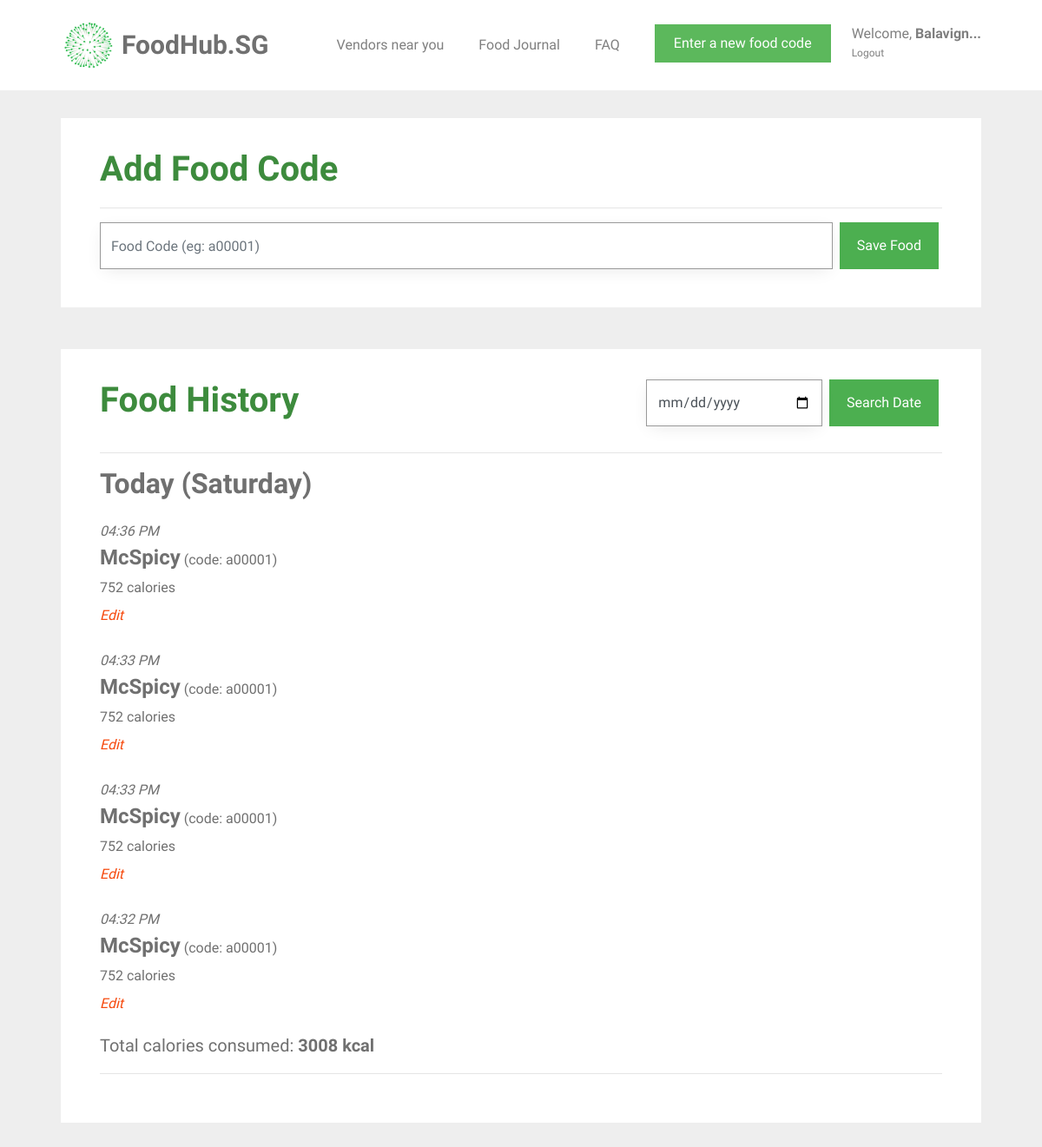
Page /food_journal (signed in) on the earlier database version.
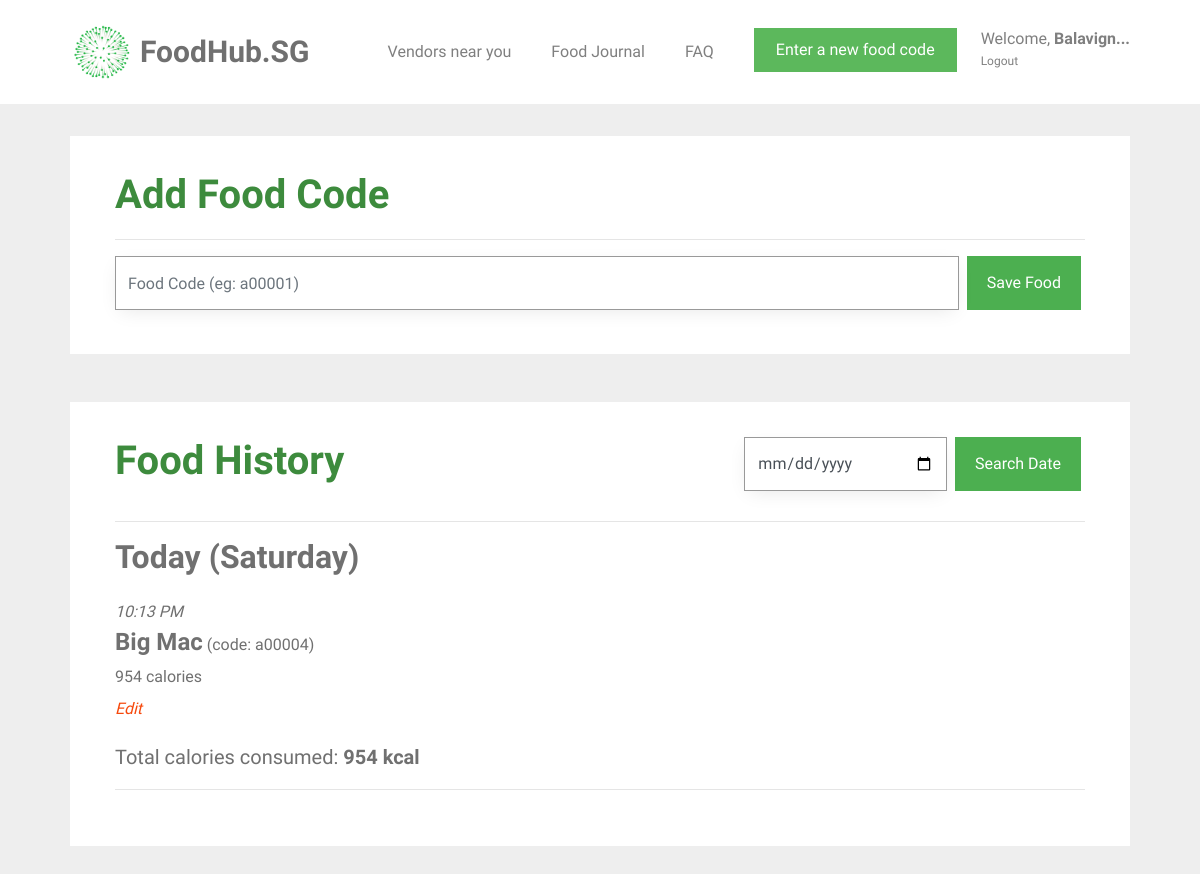
Same page on the later database version.
### tables this page shows
CREATE TABLE food_entry (
  id INTEGER PRIMARY KEY AUTOINCREMENT,
  creator_id INTEGER NOT NULL,
  created TIMESTAMP NOT NULL DEFAULT (datetime('now','localtime')),
  food_code VARCHAR(6) NOT NULL,
  food_name TEXT NOT NULL,
  calories INT NOT NULL,
  FOREIGN KEY (creator_id) REFERENCES user (id)
);

### foodhubsg/food.py (the view, shortened to what this page needs)
@bp.route('/food_journal', methods=('GET', 'POST'))
@login_required
def food_journal():
    db = get_db()
    food_items = db.execute(
        'SELECT f.id, creator_id, food_name, created, calories, food_code, email'
        ' FROM food_entry f JOIN user u ON f.creator_id = u.id'
        ' WHERE f.creator_id = ?'
        ' ORDER BY datetime(created) DESC',
        (g.user['id'],),
    ).fetchall()
    users = db.execute(
        'SELECT id, name, email, password, height, weight, location'
        ' FROM user'
        ' WHERE id = ?',
        (g.user['id'],),
    ).fetchall()
    user_info = ProcessUserInfo(food_items, users)
    info = user_info.get_info()
    now_utc = datetime.now(timezone('UTC'))
    now_local = now_utc.astimezone(get_localzone())
    return render_template('food/food_journal.html', food_items=info["food_items"],
                           food_dates=info["food_dates"], all_dates=info["all_dates"],
                           calories_list=info["calories_list"], name=info["name"],
                           weight=info["weight"], height=info["height"], bmi=info["bmi"],
                           user_average_calories=info["user_average_calories"],
                           number_of_days=info["number_of_days"], food_exists=info["food_exists"],
                           now=now_local)

### foodhubsg/auth.py (called while the page is built)
def login_required(view):
    @functools.wraps(view)
    def wrapped_view(**kwargs):
        if g.user is None:
            return redirect(url_for('auth.login'))
        if g.user["id"] == 0:
            return redirect(url_for('support.support'))
        return view(**kwargs)
    return wrapped_view

@bp.before_app_request
def load_logged_in_user():
    user_id = session.get('user_id')
    if user_id is None:
        g.user = None
    else:
        g.user = get_db().execute(
            'SELECT * FROM user WHERE id = ?', (user_id,)
        ).fetchone()

### foodhubsg/classes.py (called while the page is built)
def remove_duplicates(values):
    output = []
    seen = set()
    for value in values:
        if value not in seen:
            output.append(value)
            seen.add(value)
    return output

    def get_area(self):
        return self.__area

### foodhubsg/db.py (called while the page is built)
def get_db():
    if 'db' not in g:
        g.db = sqlite3.connect(
            current_app.config['DATABASE'],
            detect_types=sqlite3.PARSE_DECLTYPES
        )
        g.db.row_factory = sqlite3.Row
    return g.db

### foodhubsg/templates/food/food_journal.html (shortened to what this page needs)
{% extends 'base.html' %}<input type="submit" value="Remove Food Entry" name="action" onclick="remove_confirm()" class="btn btn-primary" id="remove-button" style='background-color: #d9534f; height: 54px;'>
{% block content %}
<div id="colorlib-container">
    <div class="container">
        <div class="box1">
        <div class="row row-pb-md">
            <div class="col-md-12">
                <form method="post">
                    <header id="summary-header">
                        <h1 class="font_color"><b>Add Food Code</b></h1>
                        <hr>
                    </header>
                    <div class="input-group">
                        <input name="code" id="code" class="form-control" value="{{ request.form['code'] }}" placeholder="Food Code (eg: a00001)" required>
                        <span class="input-group-btn">
                            <input type="submit" name="action" value="Save Food" class="btn btn-primary" style="background-color: #4CAF50; height: 54px; margin-left: 0.5em;">
                        </span>
                    </div>
                </form>
            </div>
        </div>
        </div>
        <div class="box1">
        <div class="row row-pb-md">
            <div class="col-md-12">
                <form method="post">
                    <header id="summary-header">
                        <div class="input-group">
                            <h1 class="font_color"><b>Food History</b></h1>
                            <input type="date" name="search-date" id="search-date" class="form-control" style="margin-left: 25em;" min="2005-01-01" max="2030-12-31" required>
                            <span class="input-group-btn">
                                <input type="submit" name="action" value="Search Date" class="btn btn-primary" style="background-color: #4CAF50; height: 54px; margin-left: 0.5em;">
                            </span>
                        </div>
                        <hr>
                    </header>
                </form>
                {% if food_exists == 0 %}
                    <article class="food-journal">
                        <header>
                            <div class="food-subsection">
                                <h4><b>No food added to list</b></h4>
                            </div>
                        </header>
                    </article>
                {% else %}
                    <div id="accordion">
                    {% for date in food_dates %}
                        {% set example_food = date[0] %}
                        {% if now.strftime('%Y') != example_food['created'].strftime('%Y') %}
                            {% set example_date = example_food['created'].strftime('%d %B %Y (%A)') %}
                        {% elif now.strftime('%d %B %Y') == example_food['created'].strftime('%d %B %Y') %}
                            {% set example_date = 'Today ' + example_food['created'].strftime('(%A)') %}
                        {% else %}
                            {% set example_date = example_food['created'].strftime('%d %B (%A)') %}
                        {% endif %}
                        <h2> <b>{{ example_date }}</b> </h2>
                        {% for food in date %}
                            <article class="food-journal">
                                <header>
                                    <div class="food-subsection">
                                        <div id="time-created"> <i>{{ food['created'].strftime('%I:%M %p') }}</i> </div>
                                        <h4 style="margin-bottom: 0; display: inline"><b>{{ food['food_name'] }}</b></h4>
                                        <p style="display: inline">(code: {{ food['food_code'] }})</p>
                                        <p>
                                        {{ food['calories'] }} calories <br>
                                        <a class="action" href="{{ url_for('food.edit_food', id = food['id']) }}"><i>Edit</i></a>
                                        </p>
                                    </div>
                                </header>
                            </article>
                        {% endfor %}
                        <h5>Total calories consumed: <b> {{ calories_list[loop.index - 1] }} kcal </b> </h5>
                        <hr>
                    {% endfor %}
                {% endif %}
            </div>
            </div>
        </div>
        </div>
    </div>
{% endblock %}

### foodhubsg/templates/base.html (shortened to what this page needs)
<!doctype html>
<link rel="stylesheet" href="https://cdnjs.cloudflare.com/ajax/libs/font-awesome/4.7.0/css/font-awesome.min.css">
<link rel="stylesheet" href="https://stackpath.bootstrapcdn.com/bootstrap/4.1.3/css/bootstrap.min.css">
<link rel="stylesheet" href="../static/css/animate.css">
<link rel="stylesheet" href="../static/css/icomoon.css">
<link rel="stylesheet" href="../static/css/magnific-popup.css">
<link rel="stylesheet" href="../static/css/owl.carousel.min.css">
<link rel="stylesheet" href="../static/css/style.css">
    {% block navbar %}
        <nav class="navbar navbar-light bg-white">
            <div class="container">
                <a class="navbar-brand" href="{{ url_for('index') }}">
                    <img src="../static/images/healthhub-logo.png" width="65px" height="60px" class="d-inline-block align-top" alt="FoodHub.SG Logo">
                    <span id="webname">FoodHub.SG</span>
                </a>
                {% if g.user %}
                    {% if g.user["id"] == 0 %}
                        <ul class="navbar-nav ml-auto">
                            <li class="nav-item">
                                <a class="nav-link" href="{{ url_for('support.ban_user') }}">Ban Users</a>
                            </li>
                            <li class="nav-item">
                                <a href="{{ url_for('support.ban_user') }}"><button type="button" class="btn btn-danger">Ban Users</button></a>
                            </li>
                            <li class="nav-item settings nav-link">
                                <a class="nav-link" id="settings-link">
                                    Welcome, <span id="nav-name">{{ g.user['name'] }}!</span>
                                </a>
                                <a class="nav-link" id="logout-link" href="{{ url_for('auth.logout') }}">
                                    Logout
                                </a>
                            </li>
                        </ul>
                    {% else %}
                        <ul class="navbar-nav ml-auto">
                            <li class="nav-item">
                                <a class="nav-link" href="{{ url_for('vendors.vendors') }}">Vendors near you</a>
                            </li>
                            <li class="nav-item">
                                <a class="nav-link" href="{{ url_for('food.food_journal') }}">Food Journal</a>
                            </li>
                            <li class="nav-item">
                                <a class="nav-link" href="{{ url_for('user.faq') }}">FAQ</a>
                            </li>
                            <li class="nav-item">
                                <a href="{{ url_for('food.food_journal') }}"><button type="button" class="btn btn-success">Enter a new food code</button></a>
                            </li>
                            <li class="nav-item settings nav-link">
                                <a class="nav-link" id="settings-link" href="{{ url_for('user.user_settings')}}">
                                    Welcome, <span id="nav-name">{{ g.user['name'] }}!</span>
                                </a>
                                <a class="nav-link" id="logout-link" href="{{ url_for('auth.logout') }}">
                                    Logout
                                </a>
                            </li>
                        </ul>
                    {% endif %}
                {% endif %}
                {% endblock %}
            </div>
        </nav>
<section class="content">
    {% block content %}{% endblock %}
</section>

### foodhubsg/static/css/style.css (style rules this page uses)
.font_color { color: #3d8b3d; }
a { color: #F6490D; -webkit-transition: 0.5s; -o-transition: 0.5s; transition: 0.5s; }
p { margin-bottom: 20px; }
h1, h2, h3, h4, h5, h6, figure { color: #707070; font-weight: 400; margin: 0 0 20px 0; }
#colorlib-container, #colorlib-instagram, #colorlib-about, #colorlib-contact, #colorlib-footer { padding: 2em 0; clear: both; }
.content { display: block; }
.form-control { -webkit-box-shadow: none; -moz-box-shadow: none; -ms-box-shadow: none; -o-box-shadow: none; box-shadow: none; border: none; font-size: 16px !important; font-weight: 300; -webkit-border-radius: 0px; -moz-border-radius: 0px; -ms-border-radius: 0px; border-radius: 0px; }
.btn { margin-right: 4px; margin-bottom: 4px; font-size: 16px; font-weight: 400; -webkit-border-radius: 30px; -moz-border-radius: 30px; -ms-border-radius: 30px; border-radius: 30px; -webkit-transition: 0.5s; -o-transition: 0.5s; transition: 0.5s; padding: 8px 20px; }
.btn-primary { background: #F6490D; color: #fff; }
.btn-success { background: #5cb85c; color: #fff; border: 2px solid #5cb85c; }
.form-control { -webkit-box-shadow: none; box-shadow: none; background: transparent; border: 1px solid rgba(0, 0, 0, 0.1); height: 54px; font-size: 18px; font-weight: 300; }
.row-pb-md { padding: 2em !important; }
.btn-primary { border-radius: 0; border-width: 0; }
.btn { border-radius: 0; }
.food-subsection { margin: 0.7em 0 1.0em 0; }
.form-control { border-width: 0.2px; border-color: #999999; box-shadow: 0 5px 20px -5px rgba(0,0,0,0.1); }
.box1 { background: #ffffff; padding: 0.5em; margin-bottom: 3em; transition: box-shadow 0.5s; }
.row.row-pb-md { margin: -5px -10px 0 -10px; }
.container { padding-right: 2.5em; padding-left: 2.5em; }
#nav-name { font-weight: bold; }
#search-date { width: 10em; }
.navbar-nav { flex-direction: row; }
.nav-item { padding: 10px 10px 10px 10px; margin: 10px; }
.navbar-nav > .settings { position: relative; display: block; margin-right: 0; padding-right: 0; margin-left: 0; padding-left: 0; color: #4CAF50; }
.settings > .nav-link { line-height: 22px; padding: 0; }
#logout-link { font-size: 12px; }
#webname { color: #707070; font-weight: bold; font-size: 30px; }
.bg-white { background-color: white; }

Differences in the rows shown:
removed food_entry: example_date "Today (Saturday)", created "04:36 PM", food_name "McSpicy", food_code "a00001", calories "752", calories_list "3008"
removed food_entry: created "04:33 PM", food_name "McSpicy", food_code "a00001", calories "752", shown under "Today (Saturday)"
removed food_entry: created "04:33 PM", food_name "McSpicy", food_code "a00001", calories "752", shown under "Today (Saturday)"
removed food_entry: created "04:32 PM", food_name "McSpicy", food_code "a00001", calories "752", shown under "Today (Saturday)"
added food_entry: example_date "Today (Saturday)", created "10:13 PM", food_name "Big Mac", food_code "a00004", calories "954"
